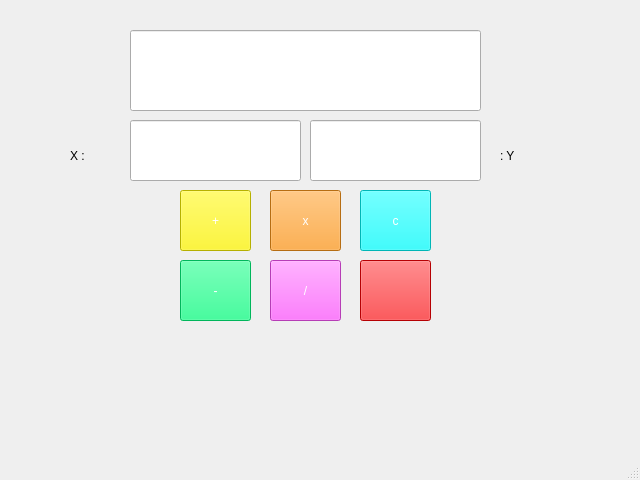
<?xml version="1.0" encoding="UTF-8"?>
<ui version="4.0">
 <class>MainWindow</class>
 <widget class="QMainWindow" name="MainWindow">
  <property name="geometry">
   <rect>
    <x>0</x>
    <y>0</y>
    <width>640</width>
    <height>480</height>
   </rect>
  </property>
  <property name="windowTitle">
   <string>MainWindow</string>
  </property>
  <property name="styleSheet">
   <string notr="true">background-color: url(&quot;1092587.jpg&quot;);</string>
  </property>
  <widget class="QWidget" name="centralwidget">
   <widget class="QLineEdit" name="ImpX">
    <property name="geometry">
     <rect>
      <x>130</x>
      <y>120</y>
      <width>171</width>
      <height>61</height>
     </rect>
    </property>
   </widget>
   <widget class="QLabel" name="label">
    <property name="geometry">
     <rect>
      <x>70</x>
      <y>130</y>
      <width>51</width>
      <height>51</height>
     </rect>
    </property>
    <property name="styleSheet">
     <string notr="true">font: 75 28pt &quot;Arial&quot;;</string>
    </property>
    <property name="text">
     <string>X :</string>
    </property>
   </widget>
   <widget class="QLabel" name="label_2">
    <property name="geometry">
     <rect>
      <x>500</x>
      <y>130</y>
      <width>51</width>
      <height>51</height>
     </rect>
    </property>
    <property name="styleSheet">
     <string notr="true">font: 75 28pt &quot;Arial&quot;;</string>
    </property>
    <property name="text">
     <string>: Y</string>
    </property>
   </widget>
   <widget class="QPushButton" name="fois">
    <property name="geometry">
     <rect>
      <x>270</x>
      <y>190</y>
      <width>71</width>
      <height>61</height>
     </rect>
    </property>
    <property name="styleSheet">
     <string notr="true">color: rgb(255, 255, 255);
font: 75 28pt &quot;Arial&quot;;
background-color: rgb(255, 152, 25);</string>
    </property>
    <property name="text">
     <string>x</string>
    </property>
   </widget>
   <widget class="QPushButton" name="delt">
    <property name="geometry">
     <rect>
      <x>180</x>
      <y>260</y>
      <width>71</width>
      <height>61</height>
     </rect>
    </property>
    <property name="styleSheet">
     <string notr="true">color: rgb(255, 255, 255);
font: 75 28pt &quot;Arial&quot;;
background-color: rgb(0, 255, 127);</string>
    </property>
    <property name="text">
     <string>-</string>
    </property>
   </widget>
   <widget class="QPushButton" name="add">
    <property name="geometry">
     <rect>
      <x>180</x>
      <y>190</y>
      <width>71</width>
      <height>61</height>
     </rect>
    </property>
    <property name="styleSheet">
     <string notr="true">color: rgb(255, 255, 255);
font: 75 28pt &quot;Arial&quot;;
background-color: rgb(255, 247, 0);</string>
    </property>
    <property name="text">
     <string>+</string>
    </property>
   </widget>
   <widget class="QPushButton" name="reset">
    <property name="geometry">
     <rect>
      <x>360</x>
      <y>190</y>
      <width>71</width>
      <height>61</height>
     </rect>
    </property>
    <property name="styleSheet">
     <string notr="true">color: rgb(255, 255, 255);
font: 75 28pt &quot;Arial&quot;;
background-color: rgb(0, 255, 255);</string>
    </property>
    <property name="text">
     <string>c</string>
    </property>
   </widget>
   <widget class="QPushButton" name="div">
    <property name="geometry">
     <rect>
      <x>270</x>
      <y>260</y>
      <width>71</width>
      <height>61</height>
     </rect>
    </property>
    <property name="styleSheet">
     <string notr="true">color: rgb(255, 255, 255);
font: 75 28pt &quot;Arial&quot;;
background-color: rgb(255, 85, 255);</string>
    </property>
    <property name="text">
     <string>/</string>
    </property>
   </widget>
   <widget class="QPushButton" name="close">
    <property name="geometry">
     <rect>
      <x>360</x>
      <y>260</y>
      <width>71</width>
      <height>61</height>
     </rect>
    </property>
    <property name="styleSheet">
     <string notr="true">background-color: rgb(255, 0, 4);</string>
    </property>
    <property name="text">
     <string/>
    </property>
    <property name="icon">
     <iconset>
      <normaloff>C:/Users/Eleve/Downloads/On-Off-Button-Non-glow-Slipmats (1).ico</normaloff>C:/Users/Eleve/Downloads/On-Off-Button-Non-glow-Slipmats (1).ico</iconset>
    </property>
    <property name="iconSize">
     <size>
      <width>71</width>
      <height>61</height>
     </size>
    </property>
   </widget>
   <widget class="QLineEdit" name="res">
    <property name="geometry">
     <rect>
      <x>130</x>
      <y>30</y>
      <width>351</width>
      <height>81</height>
     </rect>
    </property>
    <property name="readOnly">
     <bool>true</bool>
    </property>
   </widget>
   <widget class="QLineEdit" name="ImpY">
    <property name="geometry">
     <rect>
      <x>310</x>
      <y>120</y>
      <width>171</width>
      <height>61</height>
     </rect>
    </property>
   </widget>
  </widget>
  <widget class="QStatusBar" name="statusbar"/>
 </widget>
 <resources/>
 <connections/>
</ui>
